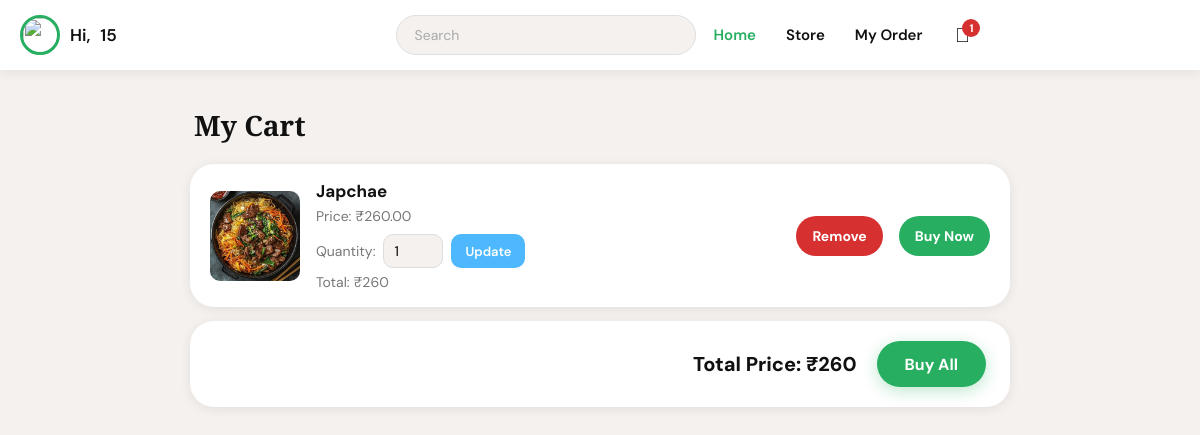
/carts.php (signed in), run on the app's committed database.
### tables this page shows
CREATE TABLE `cart` (
  `id` int NOT NULL,
  `user_id` int DEFAULT NULL,
  `product_name` varchar(255) DEFAULT NULL,
  `price` decimal(10,2) DEFAULT NULL,
  `image` varchar(255) DEFAULT NULL,
  `quantity` int DEFAULT '1'
);

### carts.php (the view, shortened to what this page needs)
<?php
include 'actions/db.php';
$user_id = $_SESSION['user_id'];
$query = "SELECT * FROM cart WHERE user_id='$user_id'";
$result = mysqli_query($conn, $query);
$grand_total = 0;
$cart_count = 0;
if(isset($_SESSION['user_id'])){
    $user_id = $_SESSION['user_id'];
    $query = mysqli_query($conn,
        "SELECT COUNT(*) as total FROM cart WHERE user_id = '$user_id'"
    );
    $data = mysqli_fetch_assoc($query);
    if($data['total'] != NULL){
        $cart_count = $data['total'];
    }
}
?>
<!DOCTYPE html>
<html lang="en">
<head>
    <link rel="stylesheet" href=".//css/cart.css">
    <link rel="stylesheet" href="https://cdnjs.cloudflare.com/ajax/libs/font-awesome/6.5.1/css/all.min.css">
</head>
<body>
    <header>
            <div class="username">
                                <img id="mainAvatar" src="image/avatar/<?php echo $_SESSION['avatar'] ?? 'avatar1.png'; ?>" class="avatar" onclick="openPanel()">
                <pre> Hi,</pre>
                <div id="nameU">
                    <?php echo htmlspecialchars($_SESSION['username']); ?>
                </div>
            </div>
            <div class="nav">
                <input type="search" id="searchBar" placeholder="Search">
                <a href="main.php"><div id="home">Home</div></a>
                <a href="store.php"><div id="Store">Store</div></a>
                <a href="myorder.php"><div id="myoder">My Order</div></a>
                <div class="cart">
            <a href="carts.php"><i class="fa-solid fa-cart-shopping"></i></a>
                <?php if($cart_count > 0): ?>
                <span class="cart-count"><?php echo $cart_count; ?></span>
                <?php endif; ?>
            </div>
            </div>
        </header>
    <main>
  <div class="cart-container">
    <h2>My Cart</h2>
    <?php if(mysqli_num_rows($result) > 0) { ?>
        <?php while($row = mysqli_fetch_assoc($result)) {
            $total = $row['price'] * $row['quantity'];
            $grand_total += $total;
        ?>
        <div class="cart-item">
            <img src="image/<?php echo $row['image']; ?>.jpg">
            <div class="item-info">
                <h3><?php echo $row['product_name']; ?></h3>
                <p>Price: ₹<?php echo $row['price']; ?></p>
                <form method="POST" action="actions/update_quantity.php" class="qty-form">
                    Quantity: <input type="hidden" name="cart_id" value="<?php echo $row['id']; ?>">
                    <input type="number"
                    name="quantity"
                    value="<?php echo $row['quantity']; ?>"
                     min="1"
                    style="width:60px;">
    <button type="submit">Update</button>
</form>
                <p>Total: ₹<?php echo $total; ?></p>
            </div>
            <form method="POST" action="actions/remove.php">
                <button class="remove-btn">Remove</button>
            </form>
            <form method="POST" action="checkout.php">
                <button class="buy-btn">Buy Now</button>
            </form>
        </div>
        <?php } ?>
        <div class="total-box">
            Total Price: ₹<?php echo $grand_total; ?>
             <form method="POST" action="checkout_all.php">
                <button class="buy_all" type="submit">Buy All</button>
             </form>
        </div>
    <?php } ?>
  </div>
</main>
</body>
</html>

### data on the page
cart: image (picture), product_name "Japchae", price "260.00", quantity "1", total "260"

### other printed values
$_SESSION['username'] "15"
$cart_count "1"
$grand_total "260"
